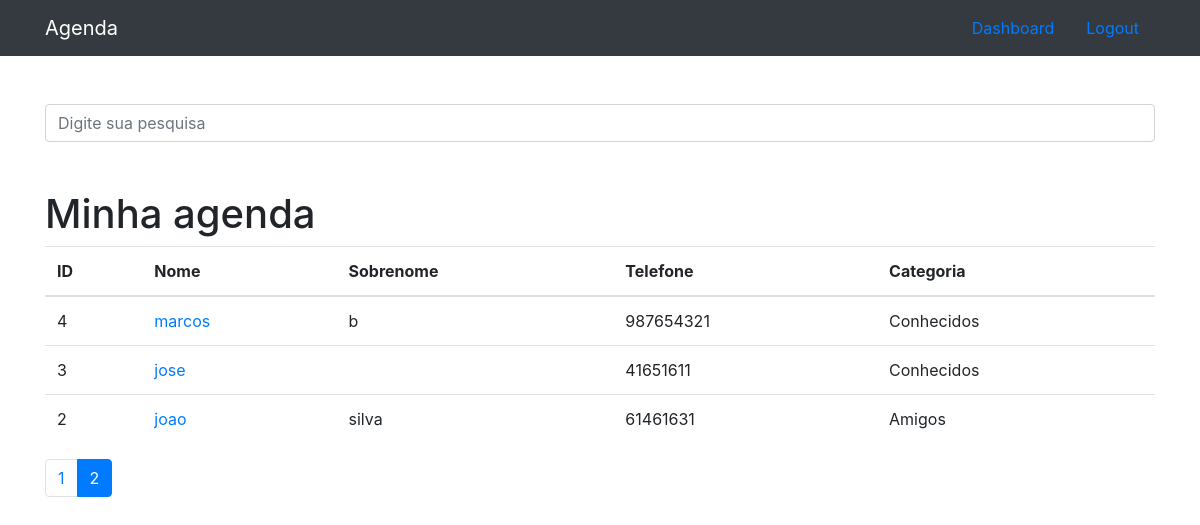
/?p=2&termo= (signed in), run on the app's committed database.
### contatos/models.py (models this page shows, shortened)
class Contato(models.Model):
    nome = models.CharField(max_length=255)
    sobrenome = models.CharField(max_length=255, blank=True)
    telefone = models.CharField(max_length=255)
    email = models.CharField(max_length=255, blank=True)
    data_criacao = models.DateTimeField(default=timezone.now)
    descricao = models.TextField(blank=True)
    categoria = models.ForeignKey(Categoria, on_delete=models.DO_NOTHING)
    mostrar = models.BooleanField(default=True)
    foto = models.ImageField(blank=True, upload_to='fotos/%Y/%m')

class Categoria(models.Model):
    nome = models.CharField(max_length=255)
    def __str__(self) -> str:
        return self.nome

### contatos/views.py (the view)
# urls.py: path('', views.index, name='index'),
def index(request):
    contatos = Contato.objects.order_by('-id').filter(mostrar=True)
    paginator = Paginator(contatos, 8)
    page = request.GET.get('p')
    contatos = paginator.get_page(page)
    return render(request, 'contatos/index.html', {
        'contatos': contatos
    })

### contatos/templates/contatos/index.html
{% extends "base.html" %}
{% block conteudo %}
<h1 class="mt-5">Minha agenda</h1>
<table class="table">
    <thead>
        <tr>
            <th>ID</th>
            <th>Nome</th>
            <th>Sobrenome</th>
            <th>Telefone</th>
            <th>Categoria</th>
        </tr>
    </thead>
    <tbody>
        {% for contato in contatos %}
            <tr>
                <td>{{ contato.id }}</td>
                <td>
                    <a href="{% url 'ver_contato' contato.id %}">{{ contato.nome }}</a>
                </td>
                <td>{{ contato.sobrenome }}</td>
                <td>{{ contato.telefone }}</td>
                <td>{{ contato.categoria }}</td>
            </tr>
        {% endfor %}
    </tbody>
</table>
<nav aria-label="Page navigation example">
    <ul class="pagination">
        {% for pagina in contatos.paginator.page_range %}
            {% if contatos.number == pagina %}
                <li class="page-item active">
                    <a class="page-link" href="?p={{ pagina }}&termo={{ request.GET.termo }}">
                        {{ pagina }}
                    </a>
                </li>
            {% else %}
                <li class="page-item">
                    <a class="page-link" href="?p={{ pagina }}&termo={{ request.GET.termo }}">
                        {{ pagina }}
                    </a>
                </li>
            {% endif %}
        {% endfor %}
    </ul>
</nav>
{% endblock conteudo %}

### data on the page
Contato: id "4", nome "marcos", sobrenome "b", telefone "987654321", categoria "Conhecidos"
Contato: id "3", nome "jose", telefone "41651611", categoria "Conhecidos"
Contato: id "2", nome "joao", sobrenome "silva", telefone "61461631", categoria "Amigos"

### other printed values
{{ pagina }} "1"
{{ pagina }} "2"
